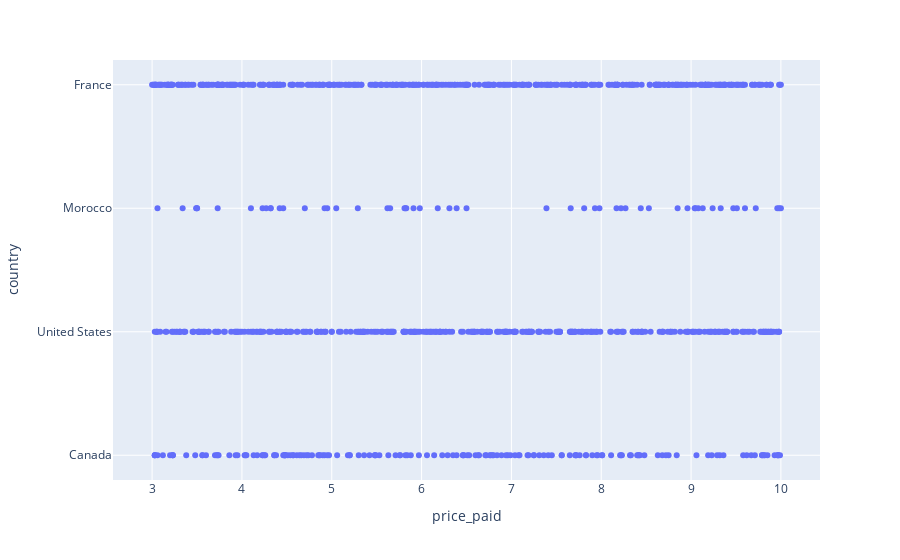

Source (notebook cell):
### Code cell
fig = px.scatter(copy, x='price_paid', y='country')
fig.show()

### Figure 1 — Plotly figure (JSON) as saved in the notebook; plotly's stock layout.template omitted (floating-point values rounded to 4 significant figures; data arrays with more than 128 entries replaced by an {"elided": "..."} marker saying what was removed)
{"data": [{"hovertemplate": "price_paid=%{x}<br>country=%{y}<extra></extra>", "legendgroup": "", "marker": {"color": "#636efa", "symbol": "circle"}, "mode": "markers", "name": "", "orientation": "h", "showlegend": false, "type": "scatter", "x": {"elided": "1000 float values"}, "xaxis": "x", "y": {"elided": "1000 str values"}, "yaxis": "y"}], "layout": {"legend": {"tracegroupgap": 0}, "margin": {"t": 60}, "xaxis": {"anchor": "y", "domain": [0, 1], "title": {"text": "price_paid"}}, "yaxis": {"anchor": "x", "domain": [0, 1], "title": {"text": "country"}}}}
